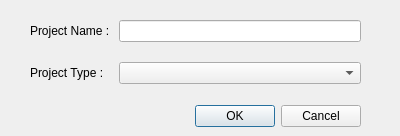
<?xml version="1.0" encoding="UTF-8"?>
<ui version="4.0">
 <class>NewProjectDialog</class>
 <widget class="QDialog" name="NewProjectDialog">
  <property name="geometry">
   <rect>
    <x>0</x>
    <y>0</y>
    <width>400</width>
    <height>136</height>
   </rect>
  </property>
  <property name="windowTitle">
   <string>New Project</string>
  </property>
  <widget class="QDialogButtonBox" name="buttonBox">
   <property name="geometry">
    <rect>
     <x>20</x>
     <y>100</y>
     <width>341</width>
     <height>32</height>
    </rect>
   </property>
   <property name="orientation">
    <enum>Qt::Horizontal</enum>
   </property>
   <property name="standardButtons">
    <set>QDialogButtonBox::Cancel|QDialogButtonBox::Ok</set>
   </property>
  </widget>
  <widget class="QWidget" name="formLayoutWidget">
   <property name="geometry">
    <rect>
     <x>30</x>
     <y>20</y>
     <width>331</width>
     <height>71</height>
    </rect>
   </property>
   <layout class="QFormLayout" name="formLayout">
    <property name="verticalSpacing">
     <number>20</number>
    </property>
    <item row="0" column="0">
     <widget class="QLabel" name="nameLabel">
      <property name="text">
       <string>Project Name : </string>
      </property>
     </widget>
    </item>
    <item row="0" column="1">
     <widget class="QLineEdit" name="nameEdit"/>
    </item>
    <item row="1" column="0">
     <widget class="QLabel" name="label">
      <property name="text">
       <string>Project Type : </string>
      </property>
     </widget>
    </item>
    <item row="1" column="1">
     <widget class="QComboBox" name="typeBox"/>
    </item>
   </layout>
  </widget>
 </widget>
 <resources/>
 <connections>
  <connection>
   <sender>buttonBox</sender>
   <signal>accepted()</signal>
   <receiver>NewProjectDialog</receiver>
   <slot>accept()</slot>
   <hints>
    <hint type="sourcelabel">
     <x>248</x>
     <y>254</y>
    </hint>
    <hint type="destinationlabel">
     <x>157</x>
     <y>274</y>
    </hint>
   </hints>
  </connection>
  <connection>
   <sender>buttonBox</sender>
   <signal>rejected()</signal>
   <receiver>NewProjectDialog</receiver>
   <slot>reject()</slot>
   <hints>
    <hint type="sourcelabel">
     <x>316</x>
     <y>260</y>
    </hint>
    <hint type="destinationlabel">
     <x>286</x>
     <y>274</y>
    </hint>
   </hints>
  </connection>
 </connections>
</ui>
